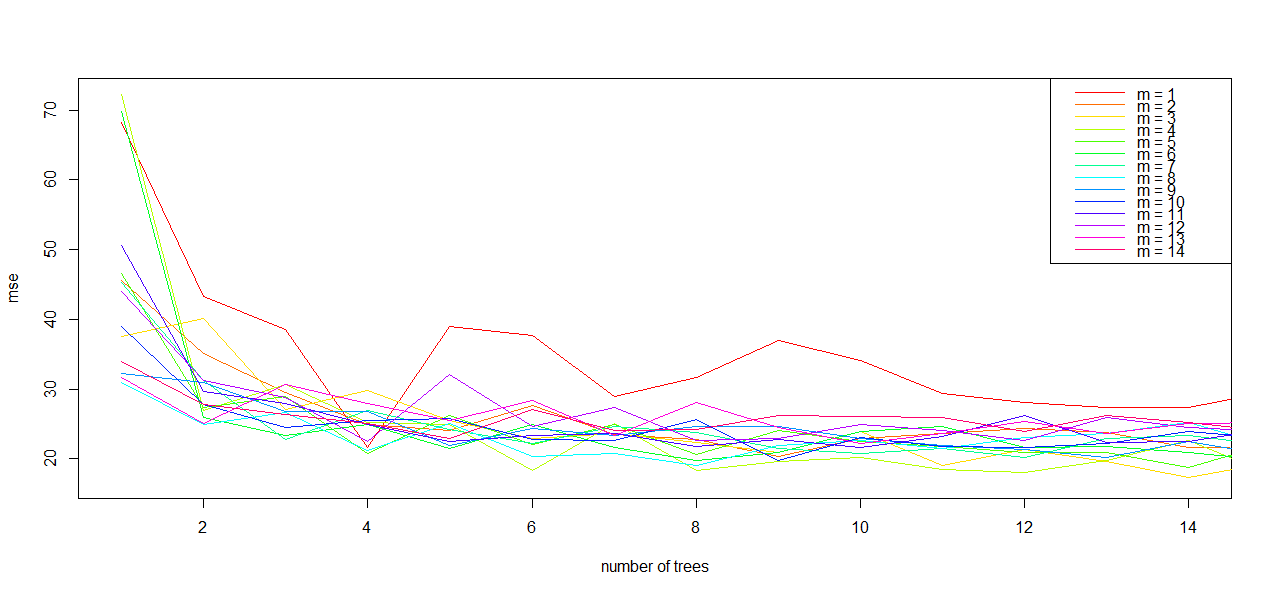

R code for this plot:
library(randomForest)
library(MASS)
attach(Boston)
set.seed(1)

idx.train = sample(nrow(Boston), nrow(Boston)%/%2)
train = Boston[idx.train, ]
test = Boston[-idx.train, ]

mtry.range = 1:14
ntree.range = 1:500

mse.mat = matrix(0, nrow=max(ntree.range), ncol=max(mtry.range))
for(m in mtry.range){
    for(t in ntree.range){
        cat('\nTraining', m, t, 'Trees...')
        rf.fit = randomForest(medv~., data=train, mtry=m, ntree=t, importance=TRUE)
        pred = predict(rf.fit, newdata=test)
        mse.mat[t, m] = mean( (pred-test$medv)^2 )
    }
}


lab = paste('m =', mtry.range)
cols = rainbow(max(mtry.range))
x.lim = c(min(mtry.range), max(mtry.range))
y.lim = c(min(mse.mat), max(mse.mat))
plot(ntree.range, mse.mat[, 1], type='l', col=cols[1], xlim=x.lim, ylim=y.lim, xlab='number of trees', ylab='mse')
for(m in mtry.range[-1]){
    lines(mse.mat[, m], col=cols[m])
}
legend('topright', legend=lab, col=cols, lwd=1, x.intersp=0.5, y.intersp=0.75)
